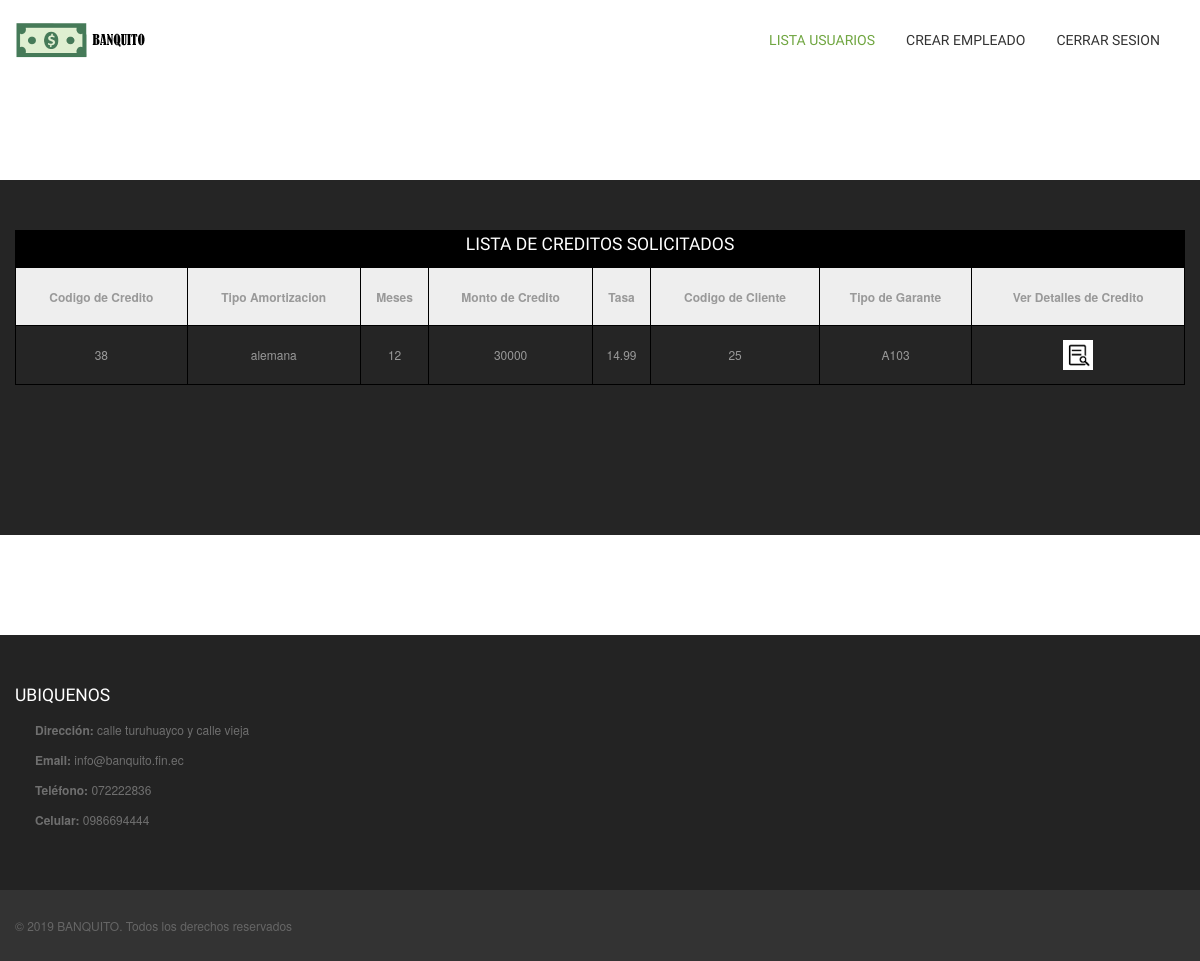
/admin/vista/empleado/solicitudes.php (signed in), run on the app's committed database.
### tables this page shows
CREATE TABLE `bv_persona` (
  `per_id` int(11) NOT NULL,
  `per_cedula` varchar(10) NOT NULL,
  `per_nombre` varchar(200) NOT NULL,
  `per_apellido` varchar(200) NOT NULL,
  `per_direccion` varchar(200) NOT NULL,
  `per_telefono` varchar(10) NOT NULL,
  `per_fecha_nac` date NOT NULL,
  `per_correo` varchar(100) NOT NULL,
  `per_estado_civil` varchar(100) NOT NULL,
  `per_sexo` varchar(50) NOT NULL,
  `per_rol` varchar(50) NOT NULL,
  `per_password` varchar(100) NOT NULL COMMENT ' 	'
);

CREATE TABLE `bv_credito` (
  `cred_id` int(10) NOT NULL,
  `cred_cantidadc` int(10) NOT NULL,
  `cred_edad` int(10) NOT NULL,
  `cred_vivienda` varchar(10) NOT NULL,
  `cred_trabajoe` varchar(10) NOT NULL,
  `cred_empleo` varchar(10) NOT NULL,
  `cred_proposito` varchar(10) NOT NULL,
  `cred_tipoa` varchar(20) NOT NULL,
  `cred_meses` int(10) NOT NULL,
  `cred_historial` varchar(10) NOT NULL,
  `cred_monto` varchar(10) NOT NULL,
  `cred_tiempoem` varchar(10) NOT NULL,
  `cred_tasa` float NOT NULL,
  `cred_evacasa` varchar(10) NOT NULL,
  `cred_activos` varchar(10) NOT NULL,
  `cli_id` int(10) NOT NULL,
  `gar_id` int(10) NOT NULL,
  `cred_saldo` varchar(10) NOT NULL,
  `cred_estadocivil` varchar(10) NOT NULL,
  `cred_garantia` varchar(10) NOT NULL,
  `cred_estado` varchar(2) NOT NULL
);

### admin/vista/empleado/solicitudes.php (the view, shortened to what this page needs)
<?php
$usurol = $_SESSION['rol'];
if ($usurol == 'empleado') {
?>
    <!DOCTYPE html>
    <html class="no-js">
    <?php
    include '../../../config/conexionBD.php';
    ?>
    <head>
        <link rel="stylesheet" href="../../../css/bootstrap.min.css">
        <link rel="stylesheet" href="../../../css/bootstrap-responsive.min.css">
        <link rel="stylesheet" href="../../../css/font-awesome.min.css">
        <link rel="stylesheet" href="../../../css/main.css">
        <link rel="stylesheet" href="../../../css/sl-slide.css">
        <link rel="stylesheet" href="../../../css/img-efect.css">
        <link rel="stylesheet" href="../../../css/accordion.css">
        <link rel="stylesheet" href="../../../css/social.css">
        <link rel="stylesheet" href="../../../css/social.css">
    </head>
    <body oncontextmenu="return false" style="background-color: #fff">
        <header class="navbar navbar-fixed-top">
            <div class="navbar-inner">
                <div class="container">
                    <a id="logo" class="pull-left" href="index.html"></a>
                    <div class="nav-collapse collapse pull-right">
                        <ul class="nav">
                            <li class="active"><a href="index.php">Lista Usuarios</a></li>
                            <li><a href="crear_empleado.php">Crear Empleado</a></li>
                            <li><a href="../../../config/cerrarSesion.php">Cerrar Sesion</a></li>
                        </ul>
                    </div>
                </div>
            </div>
        </header>
        <br>
        <br>
        <br>
        <br>
        <br>
        <section id="services" style="text-align: center">
            <div class="container" style="text-align: justify">
                <div class="center gap">
                    <table id="tbl">
                        <caption>
                        <h4>LISTA DE CREDITOS SOLICITADOS</h4>
                        </caption>
                        <tr>
                            <th>Codigo de Credito</th>
                            <th>Tipo Amortizacion</th>
                            <th>Meses</th>
                            <th>Monto de Credito</th>
                            <th>Tasa</th>
                            <th>Codigo de  Cliente</th>
                            <th>Tipo de Garante</th>
                            <th>Ver Detalles de Credito</th>
                        </tr>
                        <?php
                        $sql = "SELECT * FROM bv_persona p, bv_cuenta c, bv_cliente cc ,bv_credito cr where p.per_id = cc.cli_persona and c.cli_id = cc.cli_id and cc.cli_id=cr.cli_id  and p.per_rol='usuario'";
                        $result = $conn->query($sql);
                        if ($result->num_rows > 0) {
                            while ($row = $result->fetch_assoc()) {
                                $codigo = $row["cred_id"];
                                $tipoamort = $row["cred_tipoa"];
                                $meses = $row["cred_meses"];
                                $tasa = $row["cred_tasa"];
                                $monto = $row["cred_monto"];
                                $codigocli = $row["cli_id"];
                                $tgarante = $row["cred_garantia"];
                                echo "<tr>";
                                echo " <td>" . $codigo . "</td>";
                                echo " <td>" . $tipoamort . "</td>";
                                echo " <td>" . $meses . "</td>";
                                echo " <td>" . $monto . "</td>";
                                echo " <td>" . $tasa . "</td>";
                                echo " <td>" . $codigocli . "</td>";
                                echo " <td>" . $tgarante . "</td>";
                                echo " <td><a href='versolicitud.php?codigocre=$codigo'&codigocli='$codigocli'><img height='30' width='30' src=\"../../../public/vista/images/det.png\"></a></td>";
                                echo "</tr>";
                            }
                        } else {
                            echo "<tr>";
                            echo " <td colspan='7'> No existen usuarios registrados en el sistema </td>";
                            echo "</tr>";
                        }
                        ?>
                    </table>
                </div>
            </div>
        </section>
        <br>
        <br>
        <br>
        <br>
        <br>
        <section id="bottom" class="main">
            <div class="container">
                <div class="row-fluid">
                    <div class="span7">
                        <h4>UBIQUENOS</h4>
                        <ul class="unstyled address">
                            <li>
                                <i class="icon-home"></i><strong>Dirección:</strong> calle turuhuayco y calle vieja<br>
                            </li>
                            <li>
                                <i class="icon-envelope"></i>
                                <strong>Email: </strong> info@banquito.fin.ec
                            </li>
                            <li>
                                <i class="icon-phone"></i>
                                <strong>Teléfono:</strong> 072222836
                            </li>
                            <li>
                                <i class="icon-phone"></i>
                                <strong>Celular:</strong> 0986694444
                            </li>
                        </ul>
                    </div>
                </div>
            </div>
        </section>
        <footer id="footer">
            <div class="container">
                <div class="row-fluid">
                    <div class="span5 cp">
                        &copy; 2019 <a target="_blank" href="#" title="Free Twitter Bootstrap WordPress Themes and HTML templates">BANQUITO</a>. Todos los derechos reservados
                    </div>
                </div>
            </div>
        </footer>
    </body>
    </html>
<?php
} else {
    header("Location: /examen/public/vista/login.html");
}
?>

### css/main.css (style rules this page uses)
body { padding-top: 80px; font-size: 12px; color: #34495e; background: #f5f5f5 }
body h1, body h2, body h3, body h4, body .created { font-family: "Fjalla One"; font-weight: normal }
body h3, body h4 { margin-top: 0 }
a { color: #70a641; -webkit-transition: 300ms; -moz-transition: 300ms; -o-transition: 300ms; transition: 300ms }
body>section { padding: 50px 0 }
.center { text-align: center }
header.navbar .navbar-inner { background: #fff!important; border: 0; -webkit-box-shadow: none; -moz-box-shadow: none; box-shadow: none }
header #logo { width: 220px; height: 80px; background: url(../images/logo.png) no-repeat 0 50% }
header.navbar { margin-bottom: 0 }
header.navbar .nav { margin-top: 20px }
header.navbar .nav>li { margin-left: 1px }
header.navbar .nav>li>a { padding-top: 10px; padding-bottom: 10px; color: #333; font-family: "Fjalla One"; font-size: 14px; text-transform: uppercase; text-shadow: none }
header.navbar .nav>li.active>a, header.navbar .nav>li.active>a:hover { background: transparent; color: #70a641; -webkit-box-shadow: none; -moz-box-shadow: none; box-shadow: none }
.navbar .nav>.active>a, .navbar .nav>.active>a:hover, .navbar .nav>.active>a:focus { -webkit-box-shadow: none; -moz-box-shadow: none; box-shadow: none }
.gap { margin-bottom: 50px }
#services { background: #252525; color: #999 }
#services h1, #services h2, #services h3, #services h4, #services h5, #services h6 { color: #fff }
#bottom { background: #232323; color: #6f6f6f }
#bottom h4 { margin-top: 0; margin-bottom: 15px }
#bottom h1, #bottom h2, #bottom h3, #bottom h4, #bottom h5, #bottom h6 { color: #fff }
#bottom ul.address>li { position: relative; padding-left: 20px; margin-top: 10px }
#bottom ul.address>li:first-child { margin-top: 0 }
#bottom ul.address>li>i { position: absolute; top: 3px; left: 0 }
#footer { background: #333; padding-top: 15px; padding-bottom: 15px; color: #666 }
#footer a { color: #666 }
#footer .cp { margin-top: 11px }

### css/sl-slide.css (style rules this page uses)
body { margin: 0; }

### admin/vista/empleado/solicitudes.php (style rules this page uses)
table { width: 100%; border: 1px solid #000; }
th, td { height: 50px; text-align: center; border: 1px solid #000; border-collapse: collapse; padding: 0.3em; caption-side: bottom; }
caption { padding: 0.3em; color: #fff; background: #000; }
th { background: #eee; }

### data on the page
bv_persona: bv_credito.cred_id "38", bv_credito.cred_tipoa "alemana", bv_credito.cred_meses "12", bv_credito.cred_monto "30000", bv_credito.cred_tasa "14.99", bv_credito.cli_id "25", bv_credito.cred_garantia "A103"
